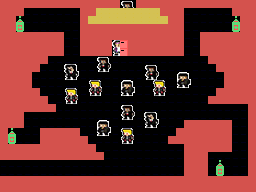

This is a level from a 2D game, rendered from its Tiled map with the project's own tilesets. A one-line summary and the complete map file follow:
An orthogonal 32x24 tile map with 8x8 px tiles, 1 tile layer (Capa de patrones 1).

<map version="1.10" tiledversion="1.10.2" orientation="orthogonal" renderorder="right-down" compressionlevel="0" width="32" height="24" tilewidth="8" tileheight="8" infinite="0" nextlayerid="2" nextobjectid="1">
 <editorsettings>
  <export target="screen4.csv" format="csv" />
 </editorsettings>
 <tileset firstgid="1" source="spriteset.tsx" />
 <layer id="1" name="Capa de patrones 1" width="32" height="24">
  <data encoding="csv">
67,67,67,67,67,67,67,67,67,67,67,67,67,67,67,52,53,67,67,67,67,67,67,67,67,67,67,67,67,67,67,67,
67,67,67,1,1,1,1,1,1,1,67,67,37,37,37,37,37,37,37,37,67,67,67,1,1,1,1,1,1,67,67,67,
67,67,58,1,1,1,1,1,1,1,67,37,37,37,37,37,37,37,37,37,37,67,67,1,1,1,1,1,1,58,67,67,
67,67,57,1,1,1,1,1,1,1,67,67,67,67,67,67,67,67,67,67,67,67,67,1,1,1,1,1,1,57,67,67,
67,67,67,67,67,67,67,67,1,1,67,67,67,67,67,67,67,67,67,67,67,67,67,1,1,67,67,67,67,67,67,67,
67,67,67,67,67,67,67,67,1,1,67,67,67,67,48,56,67,67,67,67,67,67,67,1,1,67,67,67,67,67,67,67,
67,67,67,67,67,67,67,67,1,1,67,67,67,67,80,56,67,67,67,67,67,67,67,1,1,67,67,67,67,67,67,67,
67,67,67,67,67,67,1,1,1,1,1,1,52,53,1,1,1,1,1,1,1,1,1,1,1,1,67,67,67,67,67,67,
67,67,67,67,67,1,1,1,44,45,1,1,84,85,1,1,1,1,52,53,1,1,1,1,1,1,1,67,67,67,67,67,
67,67,67,67,1,1,1,1,76,77,1,1,1,1,1,1,1,1,84,85,1,1,42,43,1,1,1,1,67,67,67,67,
67,67,67,67,1,1,1,1,1,1,1,50,51,1,1,42,43,1,1,50,51,1,74,75,1,1,1,1,67,67,67,67,
67,67,67,67,67,1,1,1,50,51,1,82,83,1,1,74,75,1,1,82,83,1,1,1,1,1,1,67,67,67,67,67,
67,67,67,67,67,67,1,1,82,83,1,1,1,1,1,1,1,1,1,1,1,1,1,1,1,1,67,67,67,67,67,67,
67,67,67,67,67,67,67,1,1,1,1,1,1,1,1,52,53,1,1,1,1,1,1,1,1,1,1,1,1,1,1,67,
67,67,67,1,1,1,1,1,1,1,1,1,1,1,1,84,85,1,44,45,1,1,1,1,1,1,1,1,1,1,1,67,
67,67,67,1,1,1,1,1,1,1,1,1,42,43,1,1,1,1,76,77,1,1,1,67,67,67,67,67,67,1,1,67,
67,58,1,1,1,67,67,67,67,67,1,1,74,75,1,50,51,1,1,1,1,1,67,67,67,67,67,67,67,1,1,67,
67,57,1,1,1,67,67,67,67,67,67,1,1,1,1,82,83,1,1,1,1,67,67,67,67,67,67,67,67,1,1,67,
67,67,67,67,67,67,67,67,67,67,67,67,1,1,1,1,1,1,1,1,1,1,1,67,67,67,67,67,67,1,1,67,
67,67,67,67,67,67,67,67,67,67,67,67,67,1,1,1,1,1,1,1,1,1,1,67,67,67,1,1,1,1,1,67,
1,1,1,1,1,1,1,1,1,1,1,1,1,1,1,1,1,1,1,1,1,1,1,67,67,67,1,58,1,1,1,67,
1,1,1,1,1,1,1,1,1,1,1,1,1,1,1,1,1,1,1,1,1,1,1,67,67,67,1,57,1,1,1,67,
67,67,67,67,67,67,67,67,67,67,67,67,67,67,67,67,67,67,67,67,67,67,67,67,67,67,67,67,67,67,67,67,
67,67,67,67,67,67,67,67,67,67,67,67,67,67,67,67,67,67,67,67,67,67,67,67,67,67,67,67,67,67,67,67
</data>
 </layer>
</map>